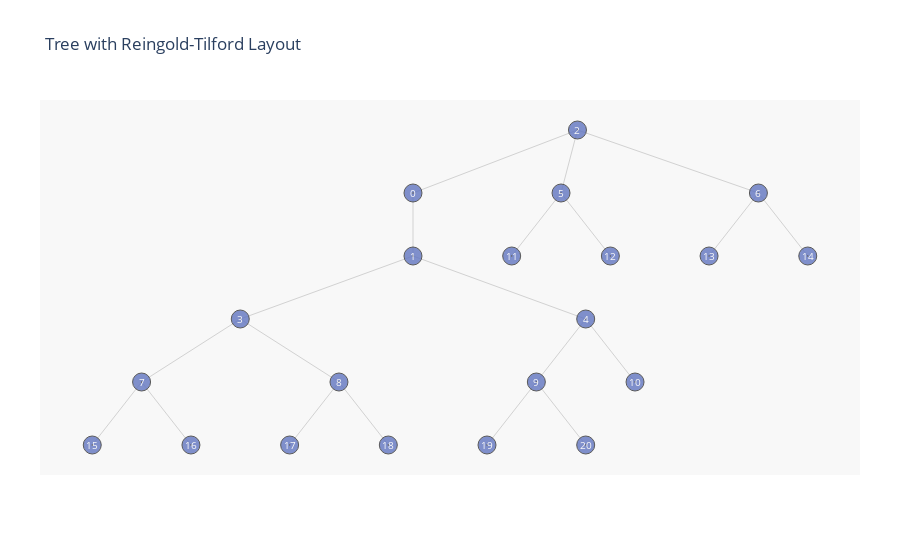

This figure's notebook cell:
### Code cell
axis = dict(showline=False, # hide axis line, grid, ticklabels and  title
            zeroline=False,
            showgrid=False,
            showticklabels=False,
            )

fig.update_layout(title= 'Tree with Reingold-Tilford Layout',
              annotations=make_annotations(position, v_label),
              font_size=12,
              showlegend=False,
              xaxis=axis,
              yaxis=axis,
              margin=dict(l=40, r=40, b=85, t=100),
              hovermode='closest',
              plot_bgcolor='rgb(248,248,248)'
              )
fig.show()

### Figure 1 — Plotly figure (JSON) as saved in the notebook; plotly's stock layout.template omitted (floating-point values rounded to 4 significant figures)
{"data": [{"hoverinfo": "none", "line": {"color": "rgb(210,210,210)", "width": 1}, "mode": "lines", "type": "scatter", "x": [-1.667, -1.667, null, -1.667, 0, null, -1.667, -3.417, null, -1.667, 0.08333, null, 0, -0.1667, null, 0, 1.833, null, -3.417, -4.417, null, -3.417, -2.417, null, 0.08333, -0.4167, null, 0.08333, 0.5833, null, -0.1667, -0.6667, null, -0.1667, 0.3333, null, 1.833, 1.333, null, 1.833, 2.333, null, -4.417, -4.917, null, -4.417, -3.917, null, -2.417, -2.917, null, -2.417, -1.917, null, -0.4167, -0.9167, null, -0.4167, 0.08333, null], "y": [9, 8, null, 9, 10, null, 8, 7, null, 8, 7, null, 10, 9, null, 10, 9, null, 7, 6, null, 7, 6, null, 7, 6, null, 7, 6, null, 9, 8, null, 9, 8, null, 9, 8, null, 9, 8, null, 6, 5, null, 6, 5, null, 6, 5, null, 6, 5, null, 6, 5, null, 6, 5, null]}, {"hoverinfo": "text", "marker": {"color": "#6175c1", "line": {"color": "rgb(50,50,50)", "width": 1}, "size": 18, "symbol": "circle-dot"}, "mode": "markers", "name": "bla", "opacity": 0.8, "text": ["0", "1", "2", "3", "4", "5", "6", "7", "8", "9", "10", "11", "12", "13", "14", "15", "16", "17", "18", "19", "20"], "type": "scatter", "x": [-1.667, -1.667, 0, -3.417, 0.08333, -0.1667, 1.833, -4.417, -2.417, -0.4167, 0.5833, -0.6667, 0.3333, 1.333, 2.333, -4.917, -3.917, -2.917, -1.917, -0.9167, 0.08333], "y": [9, 8, 10, 7, 7, 9, 9, 6, 6, 6, 6, 8, 8, 8, 8, 5, 5, 5, 5, 5, 5]}], "layout": {"annotations": [{"font": {"color": "rgb(250,250,250)", "size": 10}, "showarrow": false, "text": "0", "x": -1.667, "xref": "x", "y": 9, "yref": "y"}, {"font": {"color": "rgb(250,250,250)", "size": 10}, "showarrow": false, "text": "1", "x": -1.667, "xref": "x", "y": 8, "yref": "y"}, {"font": {"color": "rgb(250,250,250)", "size": 10}, "showarrow": false, "text": "2", "x": 0, "xref": "x", "y": 10, "yref": "y"}, {"font": {"color": "rgb(250,250,250)", "size": 10}, "showarrow": false, "text": "3", "x": -3.417, "xref": "x", "y": 7, "yref": "y"}, {"font": {"color": "rgb(250,250,250)", "size": 10}, "showarrow": false, "text": "4", "x": 0.08333, "xref": "x", "y": 7, "yref": "y"}, {"font": {"color": "rgb(250,250,250)", "size": 10}, "showarrow": false, "text": "5", "x": -0.1667, "xref": "x", "y": 9, "yref": "y"}, {"font": {"color": "rgb(250,250,250)", "size": 10}, "showarrow": false, "text": "6", "x": 1.833, "xref": "x", "y": 9, "yref": "y"}, {"font": {"color": "rgb(250,250,250)", "size": 10}, "showarrow": false, "text": "7", "x": -4.417, "xref": "x", "y": 6, "yref": "y"}, {"font": {"color": "rgb(250,250,250)", "size": 10}, "showarrow": false, "text": "8", "x": -2.417, "xref": "x", "y": 6, "yref": "y"}, {"font": {"color": "rgb(250,250,250)", "size": 10}, "showarrow": false, "text": "9", "x": -0.4167, "xref": "x", "y": 6, "yref": "y"}, {"font": {"color": "rgb(250,250,250)", "size": 10}, "showarrow": false, "text": "10", "x": 0.5833, "xref": "x", "y": 6, "yref": "y"}, {"font": {"color": "rgb(250,250,250)", "size": 10}, "showarrow": false, "text": "11", "x": -0.6667, "xref": "x", "y": 8, "yref": "y"}, {"font": {"color": "rgb(250,250,250)", "size": 10}, "showarrow": false, "text": "12", "x": 0.3333, "xref": "x", "y": 8, "yref": "y"}, {"font": {"color": "rgb(250,250,250)", "size": 10}, "showarrow": false, "text": "13", "x": 1.333, "xref": "x", "y": 8, "yref": "y"}, {"font": {"color": "rgb(250,250,250)", "size": 10}, "showarrow": false, "text": "14", "x": 2.333, "xref": "x", "y": 8, "yref": "y"}, {"font": {"color": "rgb(250,250,250)", "size": 10}, "showarrow": false, "text": "15", "x": -4.917, "xref": "x", "y": 5, "yref": "y"}, {"font": {"color": "rgb(250,250,250)", "size": 10}, "showarrow": false, "text": "16", "x": -3.917, "xref": "x", "y": 5, "yref": "y"}, {"font": {"color": "rgb(250,250,250)", "size": 10}, "showarrow": false, "text": "17", "x": -2.917, "xref": "x", "y": 5, "yref": "y"}, {"font": {"color": "rgb(250,250,250)", "size": 10}, "showarrow": false, "text": "18", "x": -1.917, "xref": "x", "y": 5, "yref": "y"}, {"font": {"color": "rgb(250,250,250)", "size": 10}, "showarrow": false, "text": "19", "x": -0.9167, "xref": "x", "y": 5, "yref": "y"}, {"font": {"color": "rgb(250,250,250)", "size": 10}, "showarrow": false, "text": "20", "x": 0.08333, "xref": "x", "y": 5, "yref": "y"}], "font": {"size": 12}, "hovermode": "closest", "margin": {"b": 85, "l": 40, "r": 40, "t": 100}, "plot_bgcolor": "rgb(248,248,248)", "showlegend": false, "title": {"text": "Tree with Reingold-Tilford Layout"}, "xaxis": {"showgrid": false, "showline": false, "showticklabels": false, "zeroline": false}, "yaxis": {"showgrid": false, "showline": false, "showticklabels": false, "zeroline": false}}}
